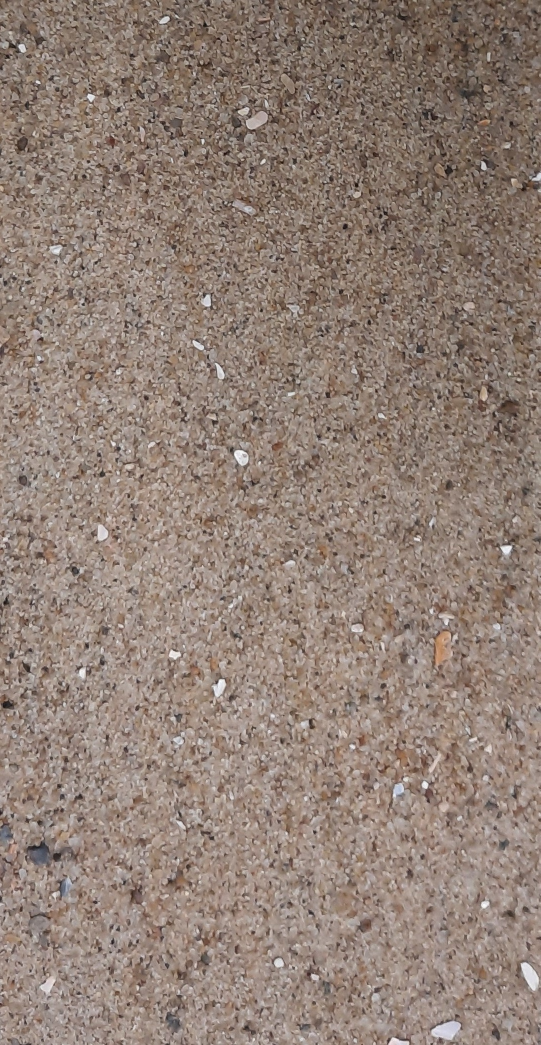
#> input picture pyDGS Jupyter/A_1.jpg, 1081 x 2090 px (shown at 1/2 size)
$ jupyter execute test.ipynb   (older library calls are emulated)
#> lines starting #> are read from the running program, lines starting #| are printed output that depends on the picture; long printed decimals are rounded
[cell 1]
import numpy as np
import sys, os
from imageio.v2 import imread
import pywt
from tqdm import tqdm
from skimage.restoration import denoise_wavelet, estimate_sigma
from functools import partial
# rescale_sigma=True required to silence deprecation warnings
_denoise_wavelet = partial(denoise_wavelet, rescale_sigma=True)
import scipy.stats as stats
from scipy.stats import gmean
import cv2
import matplotlib.pyplot as plt

# =========================================================
def rescale(dat,mn,mx):
    """
    rescales an input dat between mn and mx
    """
    m = min(dat.flatten())
    M = max(dat.flatten())
    return (mx-mn)*(dat-m)/(M-m)+mn

##====================================
def standardize(img):
    img = np.array(img)
    #standardization using adjusted standard deviation
    N = np.shape(img)[0] * np.shape(img)[1]
    s = np.maximum(np.std(img), 1.0/np.sqrt(N))
    m = np.mean(img)
    img = (img - m) / s
    img = rescale(img, 0, 1)
    del m, s, N

    return img

[cell 2]
image= "A_1.jpg"
resolution = 0.064583333
img = cv2.imread(image)
#> img is the input picture: shape (2090, 1081, 3); mean B, G, R 118.2, 128.3, 145.4
nxx, nyy, _ = img.shape
#> nxx = 2090; nyy = 1081
width = max(nxx, nyy)
#> width = 2090
maxscale= width*resolution / 8
#> maxscale = 16.87

x= 0
verbose = 1

im = imread(image)   # read the image straight with imread
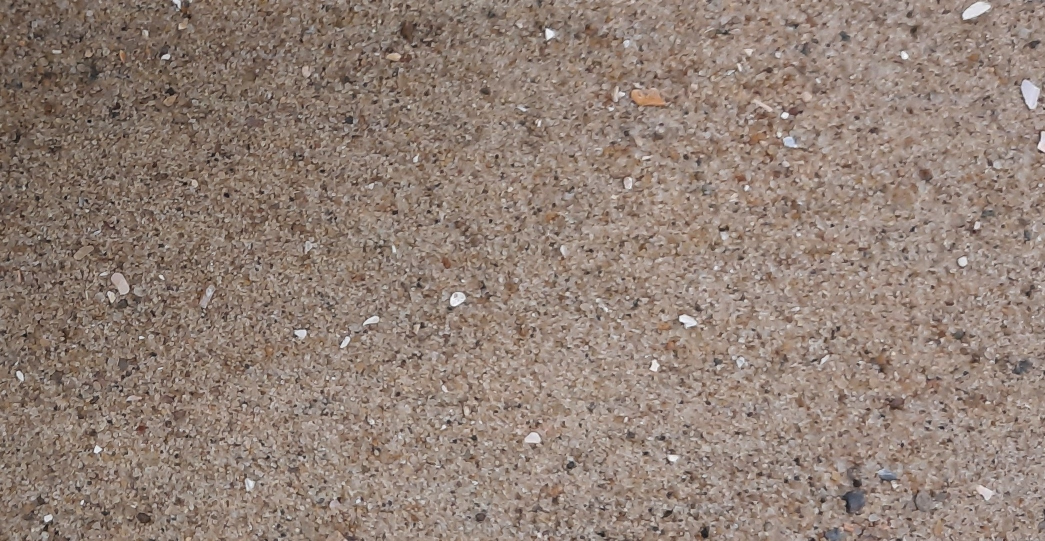
#> im: shape (1081, 2090, 3) (shown at 1/2 size); mean R, G, B 145.4, 128.3, 118.2
im = np.squeeze(im)  # squeeze singleton dimensions
if len(np.shape(im))>3:
    im = im[:, :, :3]            # only keep the first 3 bands

if len(np.shape(im))==3: # if rgb, convert to grey
    im = (0.299 * im[:,:,0] + 0.5870*im[:,:,1] + 0.114*im[:,:,2]).astype('uint8')
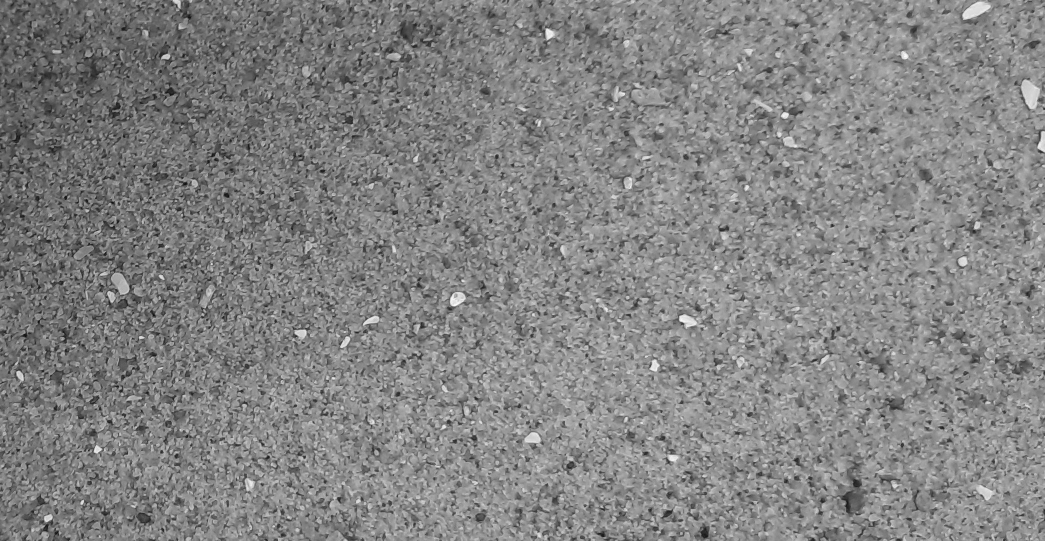
#> im: shape (1081, 2090) (shown at 1/2 size); min 4, max 255, mean 131.8

nx,ny = np.shape(im)
#> nx = 1081; ny = 2090
if nx>ny:
    im=im.T

im = standardize(im)
#> in standardize, `s = np.maximum(np.std(img), 1.0/np.sqrt(N))`: s = 28.5
#> in standardize, `m = np.mean(img)`: m = 131.8
#> in rescale, `m = min(dat.flatten())`: m = -4.48
#> in rescale, `M = max(dat.flatten())`: M = 4.32

filter=False

if filter:
    sigma_est = estimate_sigma(im, multichannel=False, average_sigmas=True)
    region = denoise_wavelet(im, multichannel=False, rescale_sigma=True,
                                method='VisuShrink', mode='soft', sigma=sigma_est*2)
else:
    region = im.copy()

original = rescale(region,0,255)

nx, ny = original.shape

[cell 3]
P_og = []; M_og = []
for k in np.linspace(1,nx-1,100):
    [cfs_og, frequencies_og] = pywt.cwt(original[int(k),:], np.arange(3, np.maximum(nx,ny)/maxscale, 1),  'mexh' , .5)
    period_og = 1. / frequencies_og
    power_og =(abs(cfs_og)) ** 2
    power_og = np.mean(np.abs(power_og), axis=1)/(period_og**2)
    P_og.append(power_og)

    M_og.append(period_og[np.argmax(power_og)])
#> this loop made 100 passes
#> pass 1, `[cfs_og, frequencies_og] = pywt.cwt(original[int(k),:], np.arange(3, n..`:
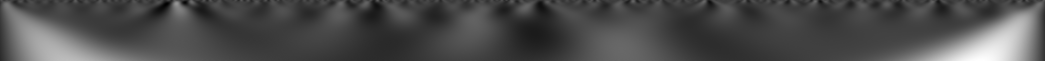
#> cfs_og: shape (121, 2090) float64 (shown at 1/2 size); min -256.7, max 793, mean 55.7; drawn with min black and max white
#> pass 1, `power_og =(abs(cfs_og)) ** 2`:
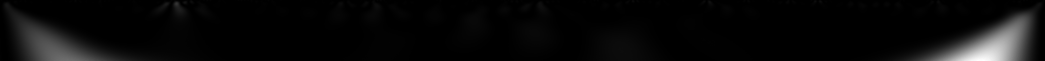
#> power_og: shape (121, 2090) float64 (shown at 1/2 size); min 3.15e-09, max 628810.9, mean 25102.1; drawn with min black and max white
#> pass 2, `[cfs_og, frequencies_og] = pywt.cwt(original[int(k),:], np.arange(3, n..`:
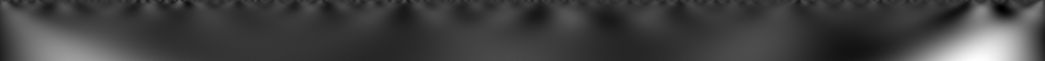
#> cfs_og: shape (121, 2090) float64 (shown at 1/2 size); min -281.4, max 1063.9, mean 57.6; drawn with min black and max white
#> pass 2, `power_og =(abs(cfs_og)) ** 2`:
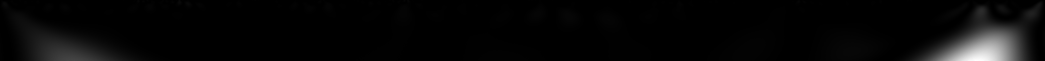
#> power_og: shape (121, 2090) float64 (shown at 1/2 size); min 3.23e-07, max 1131937.7, mean 35171.2; drawn with min black and max white
#> after the loop, M_og = 100 values from 6 to 6; P_og = 100 items

p_og = np.mean(np.vstack(P_og), axis=0)
#> p_og = 121 values, max 42.57 at index 0, min 1.27 at index 120, mean 3.52
p_og = np.array(p_og/np.sum(p_og))
#> p_og = 121 values, max 0.0999 at index 0, min 0.00299 at index 120, mean 0.00826

# get real scales by multiplying by resolution (mm/pixel)
scales_og = np.array(period_og)
#> scales_og = 121 values from 6 to 246

srt_og = np.sqrt(np.sum(p_og*((scales_og-np.mean(M_og))**2)))
#> srt_og = 88.28

# plt.plot(scales, p,'m', lw=2)

p_og = p_og+stats.norm.pdf(scales_og, np.mean(M_og), srt_og/2)
#> p_og = 121 values, max 0.109 at index 0, min 0.00299 at index 120, mean 0.0104
p_og = np.hstack([0,p_og])
#> p_og = 122 values, max 0.109 at index 1, min 0 at index 0, mean 0.0103
scales_og = np.hstack([0,scales_og])
#> scales_og = 122 values from 0 to 246
p_og = p_og/np.sum(p_og)
#> p_og = 122 values, max 0.0869 at index 1, min 0 at index 0, mean 0.0082
x_og = 0
# area-by-number to volume-by-number
r_v_og = (p_og*scales_og**x_og) / np.sum(p_og*scales_og**x_og) #volume-by-weight proportion
#> r_v_og has the same summary as p_og

plt.plot((scales_og*resolution), r_v_og)
plt.show()
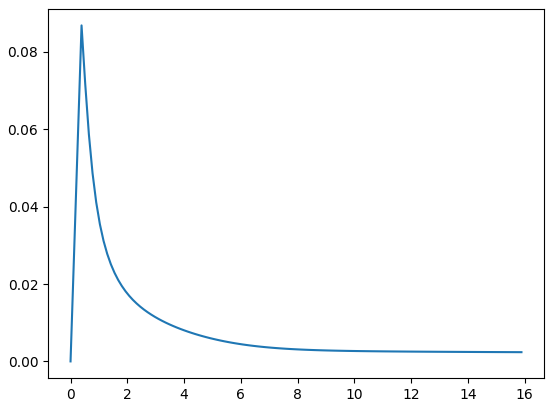
#> figure drawn by matplotlib, 1 panel; curve peaks at x = 0.387, y = 0.0869

[cell 4]
pd_og = np.interp([.05,.1,.16,.25,.3,.5,.75,.84,.9,.95],np.hstack((0,np.cumsum(r_v_og))), np.hstack((0,scales_og)) )
#> pd_og = [3.45, 6.37, 8.05, 11.34, 13.65, 29.08, 78.35, 122.5, 165.3, 204.8]
data_B_og = pd_og * resolution
#> data_B_og = [0.223, 0.411, 0.52, 0.732, 0.882, 1.88, 5.06, 7.91, 10.68, 13.22]

sieve_open = [8, 4, 2, 1, 0.71, 0.5, 0.425, 0.355, 0.3, 0.25, 0.18, 0.125, 0.063]
sieve_C = [98, 93, 76, 55, 40, 22, 16, 9, 5, 2, 0, 0, 0]
sieve_A = [100, 100, 100, 99, 97, 90, 85, 76, 64, 44, 18, 2, 0]
sieve_B = [95, 87, 76, 62, 56, 47, 43, 34, 25, 13, 5, 1, 0]
percentile_C = [5, 10, 16, 25, 30, 50,  75, 84, 90, 95]
plt.plot(data_B_og, percentile_C, marker='.')
plt.plot(sieve_open, sieve_B, ls='--', color='black')

plt.xscale("log")
plt.grid(which='major', linewidth=2, linestyle='-')
plt.grid(which='minor', linewidth=1, linestyle='--')
plt.yticks(np.arange(0,110, 10), ['0', '10', '20', '30', '40', '50', '60', '70', '80', '90', '100'] )
plt.xticks([0.1, 1, 10], [0.1,1,10])

plt.show()
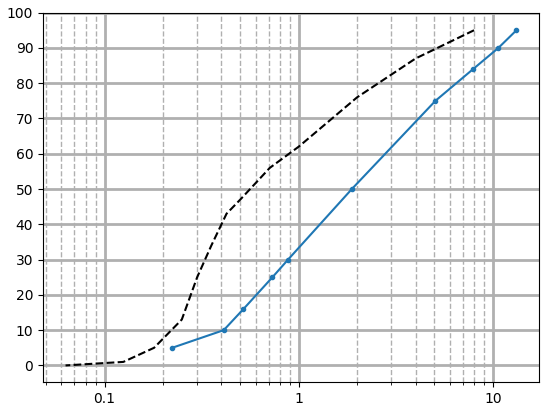
#> figure drawn by matplotlib, 1 panel; curve peaks at x = 13.22, y = 95

Testing

[cell 5]
P = []; M = []
for k in np.linspace(1,nx-1,100):
    [cfs, frequencies] = pywt.cwt(original[int(k),:], np.arange(np.maximum(nx,ny)/(width*resolution / .1), np.maximum(nx,ny)/(width*resolution / .9), 1),  'morl', .5) #cmor10-8
    period = 1. / frequencies
    power =(abs(cfs)) ** 2
    power = np.mean(np.abs(power), axis=1)/(period**2)
    P.append(power)

    M.append(period[np.argmax(power)])
#> this loop made 100 passes
#> k on passes 2 to 13: 11.9, 22.8, 33.7, 44.6, 55.49, 66.39, 77.29, 88.19, 99.09, 110, 120.9, 131.8
#> after the loop, M = 100 values, max 8.34 at index 13, min 3.41 at index 72, mean 5.61; P = 100 items

p = np.mean(np.vstack(P), axis=0)
#> p = [18.83, 12.41, 17.63, 22.75, 27.04, 30.57, 32.7, 33.29, 32.68, 31.6, 30.29, 28.82, 27.23]
p = np.array(p/np.sum(p))
#> p = [0.0544, 0.0359, 0.051, 0.0658, 0.0782, 0.0884, 0.0946, 0.0963, 0.0945, 0.0914, 0.0876, 0.0833, 0.0787]

# get real scales by multiplying by resolution (mm/pixel)
scales_1 = np.array(period)
#> scales_1 = [0.953, 1.57, 2.18, 2.8, 3.41, 4.03, 4.65, 5.26, 5.88, 6.49, 7.11, 7.72, 8.34]

srt = np.sqrt(np.sum(p*((scales_1-np.mean(M))**2)))
#> srt = 2.19

# plt.plot(scales, p,'m', lw=2)

p = p+stats.norm.pdf(scales_1, np.mean(M), srt/2)
#> p = [0.0545, 0.0363, 0.0538, 0.0795, 0.128, 0.218, 0.343, 0.443, 0.447, 0.354, 0.23, 0.14, 0.0951]
p = np.hstack([p])
scales_1 = np.hstack([scales_1])
p = p/np.sum(p)
#> p = [0.0208, 0.0138, 0.0205, 0.0303, 0.0487, 0.0832, 0.131, 0.169, 0.171, 0.135, 0.0878, 0.0533, 0.0363]
x = 0
# area-by-number to volume-by-number
r_v_1 = (p*scales_1**x) / np.sum(p*scales_1**x) #volume-by-weight proportion
#> r_v_1 has the same summary as p

[cell 6]
xxx = np.mean(np.arange(np.maximum(nx,ny)/(width*resolution / 0.1), np.maximum(nx,ny)/(width*resolution / .9), 1))
#> xxx = 7.55

print(pywt.scale2frequency('morl', xxx)/1)
#| 0.1076

[cell 7]
plt.plot(r_v_1); plt.show()
#> after `plt.plot(r_v_1)`:
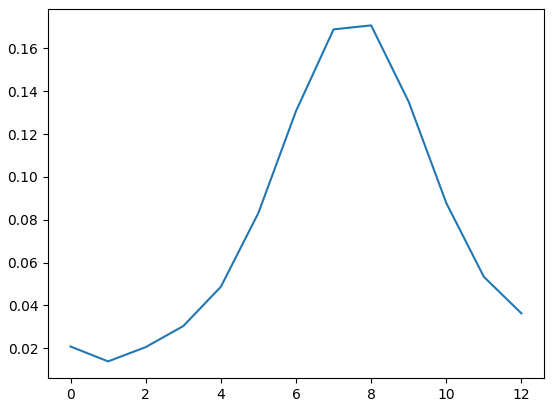
#> figure drawn by matplotlib, 1 panel; curve peaks at x = 8, y = 0.171

[cell 8]
P = []; M = []
for k in np.linspace(1,nx-1,100):
    [cfs, frequencies] = pywt.cwt(original[int(k),:], np.arange(np.maximum(nx,ny)/(width*resolution / 1), np.maximum(nx,ny)/(width*resolution / 3.9), 1),  'morl', .5) #cmor10-8
    period = 1. / frequencies
    power =(abs(cfs)) ** 2
    power = np.mean(np.abs(power), axis=1)/(period**2)
    P.append(power)

    M.append(period[np.argmax(power)])
#> after the loop, M = 100 values, max 13.22 at index 74, min 9.53 at index 0, mean 9.68

p = np.mean(np.vstack(P), axis=0)
#> p = 45 values, max 24.41 at index 0, min 3.94 at index 44, mean 9.6
p = np.array(p/np.sum(p))
#> p = 45 values, max 0.0565 at index 0, min 0.00913 at index 44, mean 0.0222

# get real scales by multiplying by resolution (mm/pixel)
scales_2 = np.array(period)
#> scales_2 = 45 values from 9.53 to 36.61

srt = np.sqrt(np.sum(p*((scales_2-np.mean(M))**2)))
#> srt = 11.9

# plt.plot(scales, p,'m', lw=2)

p = p+stats.norm.pdf(scales_2, np.mean(M), srt/2)
#> p = 45 values, max 0.124 at index 0, min 0.00913 at index 44, mean 0.0414
p = np.hstack([p])
scales_2 = np.hstack([scales_2])
p = p/np.sum(p)
#> p = 45 values, max 0.0663 at index 0, min 0.0049 at index 44, mean 0.0222
x = 0
# area-by-number to volume-by-number
r_v_2 = (p*scales_2**x) / np.sum(p*scales_2**x) #volume-by-weight proportion
#> r_v_2 has the same summary as p

[cell 9]
P = []; M = []
for k in np.linspace(1,nx-1,100):
    [cfs, frequencies] = pywt.cwt(original[int(k),:], np.arange(np.maximum(nx,ny)/(width*resolution / 4), np.maximum(nx,ny)/(width*resolution / 8), 1),  'morl', .5) #cmor10-8
    period = 1. / frequencies
    power =(abs(cfs)) ** 2
    power = np.mean(np.abs(power), axis=1)/(period**2)
    P.append(power)

    M.append(period[np.argmax(power)])
#> after the loop, M = 100 values, max 68.27 at index 33, min 38.11 at index 0, mean 39.9

p = np.mean(np.vstack(P), axis=0)
#> p = 62 values, max 3.71 at index 0, min 1.53 at index 61, mean 2.28
p = np.array(p/np.sum(p))
#> p = 62 values, max 0.0263 at index 0, min 0.0108 at index 61, mean 0.0161

# get real scales by multiplying by resolution (mm/pixel)
scales_3 = np.array(period)
#> scales_3 = 62 values from 38.11 to 75.65

srt = np.sqrt(np.sum(p*((scales_3-np.mean(M))**2)))
#> srt = 17.93

# plt.plot(scales, p,'m', lw=2)

p = p+stats.norm.pdf(scales_3, np.mean(M), srt/2)
#> p = 62 values, max 0.0699 at index 0, min 0.0108 at index 61, mean 0.0317
p = np.hstack([p])
scales_3 = np.hstack([scales_3])
p = p/np.sum(p)
#> p = 62 values, max 0.0356 at index 0, min 0.00552 at index 61, mean 0.0161
x = 0
# area-by-number to volume-by-number
r_v_3 = (p*scales_3**x) / np.sum(p*scales_3**x) #volume-by-weight proportion
#> r_v_3 has the same summary as p

[cell 10]
r_v_T = np.concatenate((r_v_1, r_v_2, r_v_3))
#> r_v_T = 120 values, max 0.171 at index 8, min 0.0049 at index 57, mean 0.025
r_v_T = r_v_T / 3
#> r_v_T = 120 values, max 0.0569 at index 8, min 0.00163 at index 57, mean 0.00833
scales_T = np.concatenate((scales_1, scales_2, scales_3))
#> scales_T = 120 values from 0.953 to 75.65

pd_T = np.interp([.05,.1,.16,.25,.3,.4,.5,.6,.75,.84,.9,.95],np.hstack((0,np.cumsum(r_v_T))), np.hstack((0,scales_T)) ) * resolution
#> pd_T = [0.228, 0.285, 0.331, 0.398, 0.454, 0.7, 0.93, 1.36, 2.71, 3.07, 3.43, 3.96]

sieve_open = [8, 4, 2, 1, 0.71, 0.5, 0.425, 0.355, 0.3, 0.25, 0.18, 0.125, 0.063]
sieve_C = [98, 93, 76, 55, 40, 22, 16, 9, 5, 2, 0, 0, 0]
sieve_A = [100, 100, 100, 99, 97, 90, 85, 76, 64, 44, 18, 2, 0]
sieve_B = [95, 87, 76, 62, 56, 47, 43, 34, 25, 13, 5, 1, 0]
percentile_C = [5, 10, 16, 25, 30, 40, 50, 60, 75, 84, 90, 95]
plt.plot(pd_T, percentile_C, marker='.')
plt.plot(sieve_open, sieve_A, ls='--', color='black')

plt.xscale("log")
plt.grid(which='major', linewidth=2, linestyle='-')
plt.grid(which='minor', linewidth=1, linestyle='--')
plt.yticks(np.arange(0,110, 10), ['0', '10', '20', '30', '40', '50', '60', '70', '80', '90', '100'] )
plt.xticks([0.1, 1, 10], [0.1,1,10])

plt.show()
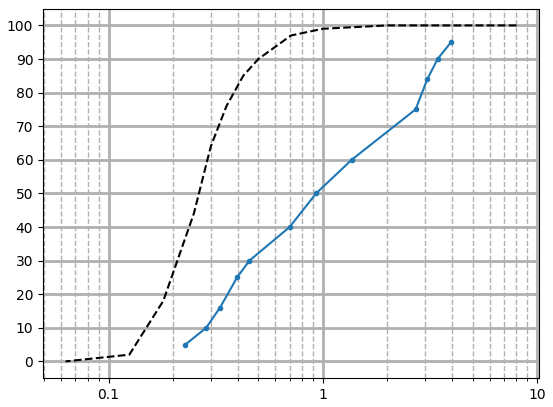
#> figure drawn by matplotlib, 1 panel; curve peaks at x = 3.96, y = 95

[cell 11]
P = []; M = []
for k in np.linspace(1,nx-1,100):
    [cfs, frequencies] = pywt.cwt(original[int(k),:], np.arange(np.maximum(nx,ny)/(width*resolution / 3), np.maximum(nx,ny)/(width*resolution / 4), 1),  'morl', 1) #cmor10-8
    period = 1. / frequencies
    power =(abs(cfs)) ** 2
    power = np.mean(np.abs(power), axis=1)/(period**2)
    P.append(power)

    M.append(period[np.argmax(power)])
#> after the loop, M = 100 values, max 75.63 at index 11, min 57.17 at index 0, mean 59.02

p = np.mean(np.vstack(P), axis=0)
#> p = [1.4, 1.35, 1.32, 1.28, 1.24, 1.21, 1.18, 1.15, 1.12, 1.09, 1.06, 1.04, 1.01, 0.987, 0.963, 0.94]
p = np.array(p/np.sum(p))
#> p = [0.0761, 0.0738, 0.0717, 0.0697, 0.0678, 0.0661, 0.0643, 0.0626, 0.061, 0.0595, 0.058, 0.0566, 0.0551, 0.0538, 0.0525, 0.0512]

# get real scales by multiplying by resolution (mm/pixel)
scales_4 = np.array(period)
#> scales_4 = [57.17, 58.4, 59.63, 60.86, 62.09, 63.33, 64.56, 65.79, 67.02, 68.25, 69.48, 70.71, 71.94, 73.17, 74.4, 75.63]

srt = np.sqrt(np.sum(p*((scales_4-np.mean(M))**2)))
#> srt = 8.77

# plt.plot(scales, p,'m', lw=2)

p = p+stats.norm.pdf(scales_4, np.mean(M), srt/2)
#> p = [0.159, 0.164, 0.162, 0.153, 0.139, 0.122, 0.105, 0.0903, 0.0782, 0.0694, 0.0633, 0.0592, 0.0563, 0.0543, 0.0527, 0.0513]
p = np.hstack([p])
scales_4 = np.hstack([scales_4])
p = p/np.sum(p)
#> p = [0.101, 0.104, 0.102, 0.0968, 0.088, 0.0774, 0.0666, 0.0571, 0.0495, 0.0439, 0.0401, 0.0375, 0.0357, 0.0344, 0.0334, 0.0325]
x = 0
# area-by-number to volume-by-number
r_v_4 = (p*scales_4**x) / np.sum(p*scales_4**x) #volume-by-weight proportion
#> r_v_4 has the same summary as p

P = []; M = []
for k in np.linspace(1,nx-1,100):
    [cfs, frequencies] = pywt.cwt(original[int(k),:], np.arange(np.maximum(nx,ny)/(width*resolution / 4), np.maximum(nx,ny)/(width*resolution / 5), 1),  'morl', 1) #cmor10-8
    period = 1. / frequencies
    power =(abs(cfs)) ** 2
    power = np.mean(np.abs(power), axis=1)/(period**2)
    P.append(power)

    M.append(period[np.argmax(power)])
#> after the loop, M = 100 values, max 94.69 at index 1, min 76.23 at index 0, mean 78.03

p = np.mean(np.vstack(P), axis=0)
#> p = [0.929, 0.906, 0.884, 0.864, 0.843, 0.824, 0.805, 0.787, 0.77, 0.754, 0.739, 0.723, 0.709, 0.695, 0.682, 0.67]
p = np.array(p/np.sum(p))
#> p = [0.0738, 0.072, 0.0702, 0.0686, 0.067, 0.0655, 0.064, 0.0626, 0.0612, 0.0599, 0.0587, 0.0574, 0.0563, 0.0553, 0.0542, 0.0533]

# get real scales by multiplying by resolution (mm/pixel)
scales_5 = np.array(period)
#> scales_5 = [76.23, 77.46, 78.69, 79.92, 81.15, 82.38, 83.61, 84.84, 86.07, 87.31, 88.54, 89.77, 91, 92.23, 93.46, 94.69]

srt = np.sqrt(np.sum(p*((scales_5-np.mean(M))**2)))
#> srt = 8.9

# plt.plot(scales, p,'m', lw=2)

p = p+stats.norm.pdf(scales_5, np.mean(M), srt/2)
#> p = [0.156, 0.161, 0.159, 0.15, 0.137, 0.121, 0.105, 0.0903, 0.0786, 0.0701, 0.0642, 0.0602, 0.0576, 0.0558, 0.0544, 0.0534]
p = np.hstack([p])
scales_5 = np.hstack([scales_5])
p = p/np.sum(p)
#> p = [0.0994, 0.102, 0.101, 0.0956, 0.0871, 0.0769, 0.0665, 0.0573, 0.05, 0.0445, 0.0408, 0.0382, 0.0366, 0.0355, 0.0346, 0.0339]
x = 0
# area-by-number to volume-by-number
r_v_5 = (p*scales_5**x) / np.sum(p*scales_5**x) #volume-by-weight proportion
#> r_v_5 has the same summary as p

P = []; M = []
for k in np.linspace(1,nx-1,100):
    [cfs, frequencies] = pywt.cwt(original[int(k),:], np.arange(np.maximum(nx,ny)/(width*resolution / 5), np.maximum(nx,ny)/(width*resolution / 6), 1),  'morl', 1) #cmor10-8
    period = 1. / frequencies
    power =(abs(cfs)) ** 2
    power = np.mean(np.abs(power), axis=1)/(period**2)
    P.append(power)

    M.append(period[np.argmax(power)])

p = np.mean(np.vstack(P), axis=0)
p = np.array(p/np.sum(p))

# get real scales by multiplying by resolution (mm/pixel)
scales_6 = np.array(period)

srt = np.sqrt(np.sum(p*((scales_6-np.mean(M))**2)))

# plt.plot(scales, p,'m', lw=2)

p = p+stats.norm.pdf(scales_6, np.mean(M), srt/2)
p = np.hstack([p])
scales_6 = np.hstack([scales_6])
p = p/np.sum(p)
x = 0
# area-by-number to volume-by-number
r_v_6 = (p*scales_6**x) / np.sum(p*scales_6**x) #volume-by-weight proportion

P = []; M = []
for k in np.linspace(1,nx-1,100):
    [cfs, frequencies] = pywt.cwt(original[int(k),:], np.arange(np.maximum(nx,ny)/(width*resolution / 6), np.maximum(nx,ny)/(width*resolution / 7), 1),  'morl', 1) #cmor10-8
    period = 1. / frequencies
    power =(abs(cfs)) ** 2
    power = np.mean(np.abs(power), axis=1)/(period**2)
    P.append(power)

    M.append(period[np.argmax(power)])

p = np.mean(np.vstack(P), axis=0)
p = np.array(p/np.sum(p))

# get real scales by multiplying by resolution (mm/pixel)
scales_7 = np.array(period)

srt = np.sqrt(np.sum(p*((scales_7-np.mean(M))**2)))

# plt.plot(scales, p,'m', lw=2)

p = p+stats.norm.pdf(scales_7, np.mean(M), srt/2)
p = np.hstack([p])
scales_7 = np.hstack([scales_7])
p = p/np.sum(p)
x = 0
# area-by-number to volume-by-number
r_v_7 = (p*scales_7**x) / np.sum(p*scales_7**x) #volume-by-weight proportion

P = []; M = []
for k in np.linspace(1,nx-1,100):
    [cfs, frequencies] = pywt.cwt(original[int(k),:], np.arange(np.maximum(nx,ny)/(width*resolution / 7), np.maximum(nx,ny)/(width*resolution / 8), 1),  'morl', .5) #cmor10-8
    period = 1. / frequencies
    power =(abs(cfs)) ** 2
    power = np.mean(np.abs(power), axis=1)/(period**2)
    P.append(power)

    M.append(period[np.argmax(power)])

p = np.mean(np.vstack(P), axis=0)
p = np.array(p/np.sum(p))

# get real scales by multiplying by resolution (mm/pixel)
scales_8 = np.array(period)

srt = np.sqrt(np.sum(p*((scales_8-np.mean(M))**2)))

# plt.plot(scales, p,'m', lw=2)

p = p+stats.norm.pdf(scales_8, np.mean(M), srt/2)
p = np.hstack([p])
scales_8 = np.hstack([scales_8])
p = p/np.sum(p)
x = 0
# area-by-number to volume-by-number
r_v_8 = (p*scales_8**x) / np.sum(p*scales_8**x) #volume-by-weight proportion
